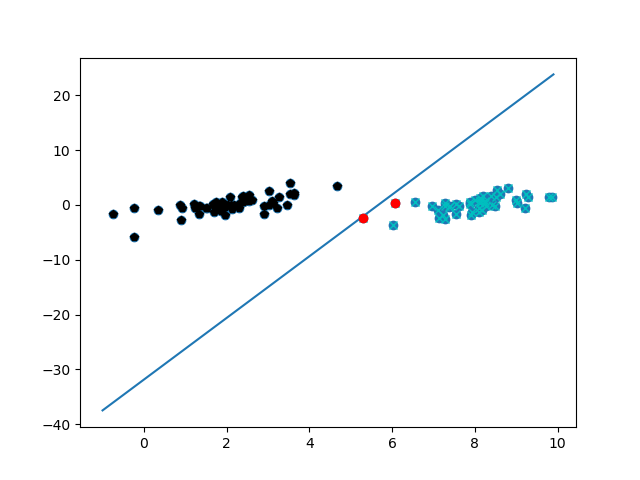

Write Python code to recreate this figure.
#codig = utf-8
from numpy import *
import matplotlib.pyplot as plt

def loadDataSet(filename):

    dataMat = []
    labelMat = []
    fr = open(filename)
    for line in fr.readlines():
        lineArr = line.strip().split('\t')
        dataMat.append([float(lineArr[0]), float(lineArr[1])])
        labelMat.append(float(lineArr[2]))
    return dataMat, labelMat

def selectJrand(i, m):
    '''
    function: generate a num j
    :param i: first alpha target
    :param m: all alpha nums
    :return:  return not i, between 0 and m random numbers
    '''
    j = i
    while j == i:
        j = int(random.uniform(0, m))
    return j

def clipAlpha(aj, H, L):
    '''
    function;  tune aj(L<=aj<=H)
    :param aj: target value
    :param H:  max value
    :param L:  min value
    :return:   aj-> target value
    '''
    if aj > H:
        aj = H
    if L > aj:
        aj = L
    return aj

def smoSimple(dataMatIn, classLabels, C, toler, maxIter):
    dataMatrix = mat(dataMatIn)
    labelMat = mat(classLabels).transpose()
    m, n = shape(dataMatrix)

    b = 0
    alphas = mat(zeros((m, 1)))

    iter = 0
    while (iter<maxIter):
        alphaParisChanged = 0
        for i in range(m):
            fXi = float(multiply(alphas, labelMat).T*(dataMatrix*dataMatrix[i, :].T)) + b
            Ei = fXi - float(labelMat[i])

            if((labelMat[i]*Ei < toler) and (alphas[i] < C)) or ((labelMat[i]*Ei > toler) and (alphas[i] > 0)):
                j = selectJrand(i, m)
                fXj = float(multiply(alphas, labelMat).T*(dataMatrix*dataMatrix[j, :].T)) + b
                Ej = fXj - float(labelMat[j])
                alphaI_old = alphas[i].copy()
                alphaJ_old = alphas[j].copy()
                if (labelMat[i])!=labelMat[j]:
                    L = max(0, alphas[j]-alphas[i])
                    H = min(C, C+alphas[j]-alphas[i])
                else:
                    L = max(0, alphas[j]+alphas[i]-C)
                    H = min(C, alphas[j] + alphas[i])

                if L==H:
                    print('L=H')
                    continue
                eta = 2.0*dataMatrix[i, :]*dataMatrix[j, :].T-dataMatrix[i, :]*dataMatrix[i, :].T-dataMatrix[j, :]*dataMatrix[j,:].T
                if eta >= 0:
                    print("eta >= 0")
                    continue

                alphas[j] -= labelMat[j]*(Ei - Ej)/eta
                alphas[j] = clipAlpha(alphas[j], H, L)

                if (abs(alphas[j]-alphaJ_old) < 0.000001):
                    print("j not moving enough")
                    continue
                alphas[i] += labelMat[i]*labelMat[i]*(alphaJ_old-alphaI_old)
                b1 = b - Ei - labelMat[i]*(alphas[i]-alphaI_old)*dataMatrix[i, :]*dataMatrix[i, :].T-labelMat[j]*(alphas[j]-alphaJ_old)*dataMatrix[i,:]*dataMatrix[j,:].T
                b2 = b - Ej - labelMat[i]*(alphas[i]-alphaI_old)*dataMatrix[i, :]*dataMatrix[j, :].T-labelMat[j]*(alphas[j]-alphaJ_old)*dataMatrix[j,:]*dataMatrix[j,:].T

                if (0<alphas[i]) and (C>alphas[i]):
                    b = b1
                elif(0 < alphas[j]) and (C > alphas[j]):
                    b = b2
                else:
                    b = (b1 + b2)/2.0
                alphaParisChanged += 1
                print("iter: %d i:%d, pairs changed %d " %(iter, i, alphaParisChanged))
        if (alphaParisChanged==0):
            iter += 1
        else:
            iter = 0
        print("iteration number: %d" %iter)
    return b, alphas

def calcWs(alphas, dataArr, classLabels):
    X = mat(dataArr)
    labelMat = mat(classLabels).transpose()
    m, n = shape(X)
    w = zeros((n, 1))
    for i in range(m):
        w += multiply(alphas[i]*labelMat[i], X[i, :].T)
    return w

def plotfig_SVM(xMat, yMat, ws, b, alphas):
    xMat = mat(xMat)
    yMat = mat(yMat)
    b = array(b)[0]
    fig = plt.figure()
    ax = fig.add_subplot(111)

    ax.scatter(xMat[:, 0].flatten().A[0], xMat[:, 1].flatten().A[0])
    x = arange(-1.0, 10.0, 0.1)
    y = (-b - ws[0, 0]*x)/ws[1, 0]
    ax.plot(x, y)

    for i in range(shape(yMat[0, :])[1]):
        if yMat[0, i] > 0:
            ax.plot(xMat[i, 0], xMat[i, 1], 'cx')
        else:
            ax.plot(xMat[i, 0], xMat[i, 1], 'kp')
    for i in range(100):
        if alphas[i]>0.0:
            ax.plot(xMat[i, 0], xMat[i, 1], 'ro')
    plt.show()

if __name__ == '__main__':
    dataArr, labelArr = loadDataSet('D:\project\machine_learning_action\data\\6.SVM\\testSet.txt')
    b, alphas = smoSimple(dataArr, labelArr, 0.6, 0.001, 40)
    for i in range(100):
        if alphas[i] > 0:
            print(dataArr[i], labelArr[i])
    ws = calcWs(alphas, dataArr, labelArr)
    plotfig_SVM(dataArr, labelArr, ws, b, alphas)
